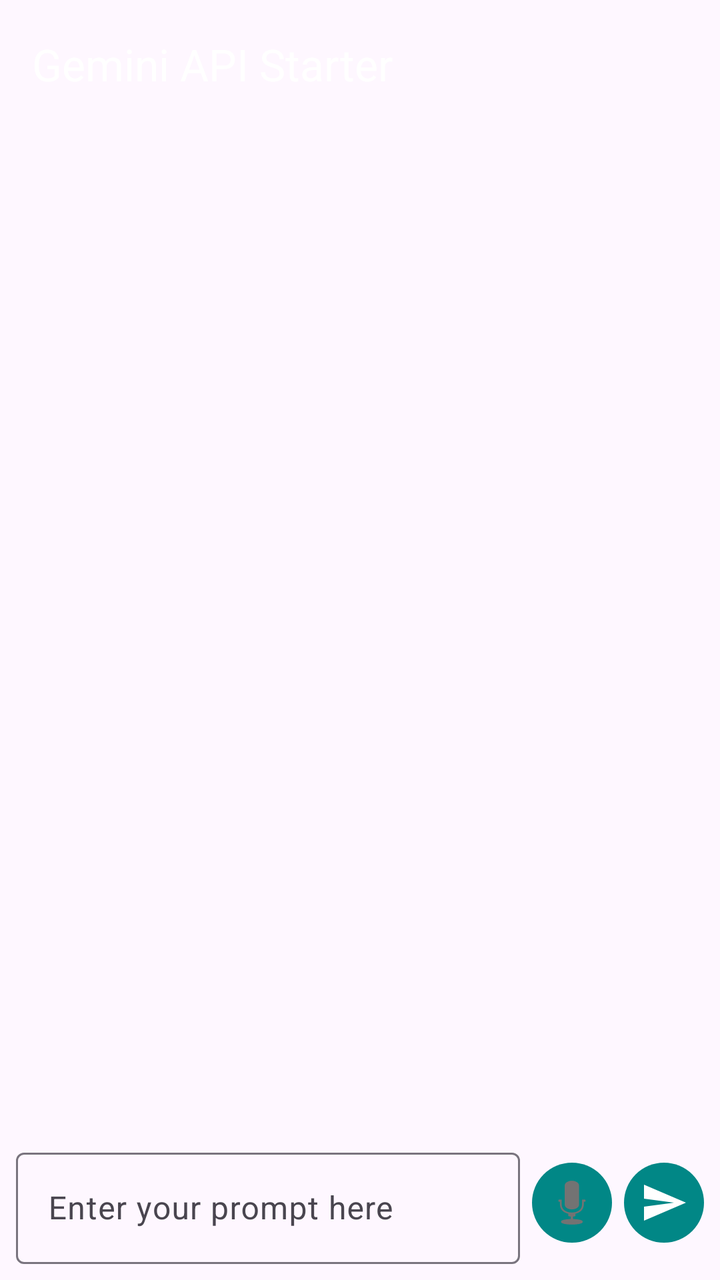
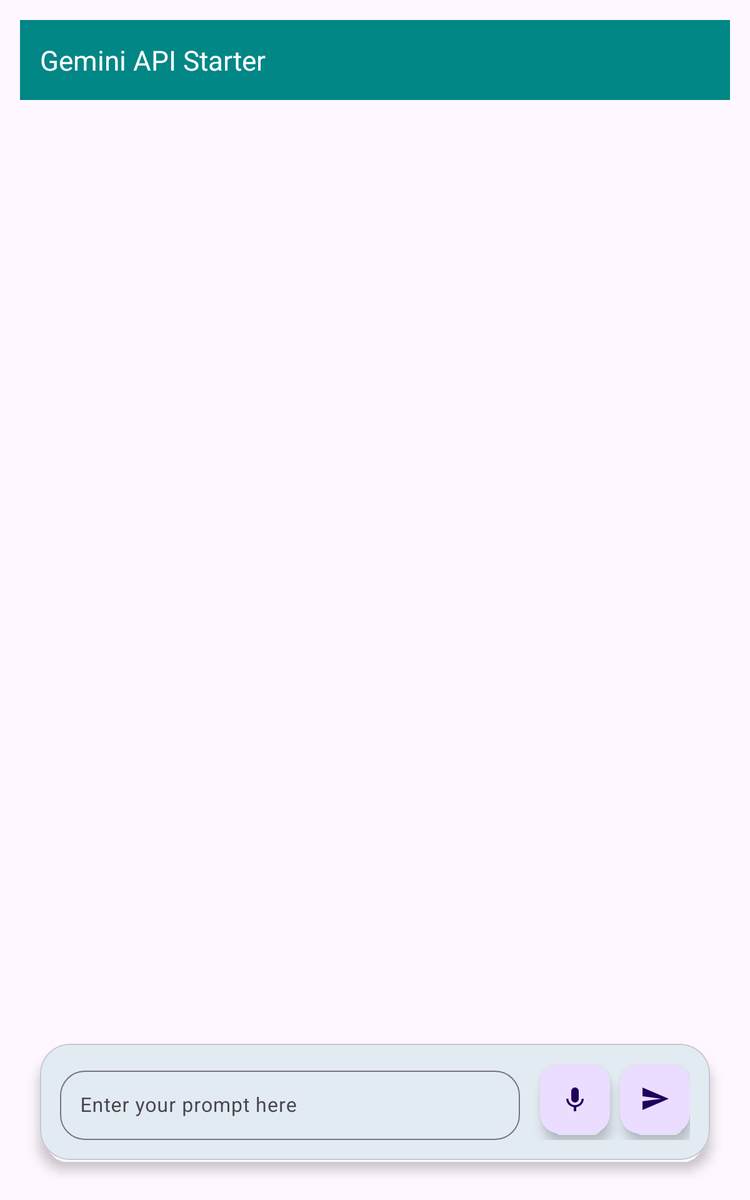

One screen, two layout resources from the same app: the default and the repository's alternative for another configuration. Each is rendered where Android would select it; the XML of both is given below.
<!-- AndroidManifest.xml: application theme Theme.GeminiAPIStarter -->
<!-- res/layout/activity_main.xml -->
<?xml version="1.0" encoding="utf-8"?>
<androidx.constraintlayout.widget.ConstraintLayout xmlns:android="http://schemas.android.com/apk/res/android"
    xmlns:app="http://schemas.android.com/apk/res-auto"
    android:id="@+id/main"
    android:layout_width="match_parent"
    android:layout_height="match_parent">

    <com.google.android.material.appbar.MaterialToolbar
        android:id="@+id/toolbar"
        android:layout_width="0dp"
        android:layout_height="wrap_content"
        android:theme="@style/ThemeOverlay.Material3.Dark.ActionBar"
        app:title="@string/app_name"
        app:layout_constraintTop_toTopOf="parent"
        app:layout_constraintStart_toStartOf="parent"
        app:layout_constraintEnd_toEndOf="parent" />

    <androidx.recyclerview.widget.RecyclerView
        android:id="@+id/chatRecycler"
        android:layout_width="0dp"
        android:layout_height="0dp"
        android:overScrollMode="never"
        app:layoutManager="androidx.recyclerview.widget.LinearLayoutManager"
        app:layout_constraintTop_toBottomOf="@id/toolbar"
        app:layout_constraintBottom_toTopOf="@+id/inputRow"
        app:layout_constraintStart_toStartOf="parent"
        app:layout_constraintEnd_toEndOf="parent"/>

    <LinearLayout
        android:id="@+id/inputRow"
        android:layout_width="0dp"
        android:layout_height="wrap_content"
        android:orientation="horizontal"
        android:gravity="center_vertical"
        android:padding="8dp"
        app:layout_constraintBottom_toBottomOf="parent"
        app:layout_constraintStart_toStartOf="parent"
        app:layout_constraintEnd_toEndOf="parent">

        <com.google.android.material.textfield.TextInputLayout
            android:id="@+id/promptEditTextLayout"
            style="@style/Widget.Material3.TextInputLayout.OutlinedBox"
            android:layout_width="0dp"
            android:layout_height="wrap_content"
            android:layout_weight="1"
            android:hint="@string/enter_your_prompt_here">

            <com.google.android.material.textfield.TextInputEditText
                android:id="@+id/promptEditText"
                android:layout_width="match_parent"
                android:layout_height="wrap_content"
                android:imeOptions="actionSend"
                android:inputType="textMultiLine"
                android:maxLines="5"/>

        </com.google.android.material.textfield.TextInputLayout>

        <ImageButton
            android:id="@+id/micButton"
            android:layout_width="40dp"
            android:layout_height="40dp"
            android:layout_marginStart="6dp"
            android:background="@drawable/rounded_btn_bg"
            android:contentDescription="@string/app_name"
            android:src="@android:drawable/ic_btn_speak_now" />

        <ImageButton
            android:id="@+id/sendButton"
            android:layout_width="40dp"
            android:layout_height="40dp"
            android:layout_marginStart="6dp"
            android:background="@drawable/rounded_btn_bg"
            android:contentDescription="@string/app_name"
            android:src="@drawable/baseline_send_24" />

    </LinearLayout>

    <ProgressBar
        android:id="@+id/progressBar"
        style="?android:attr/progressBarStyle"
        android:layout_width="36dp"
        android:layout_height="36dp"
        android:visibility="gone"
        app:layout_constraintBottom_toTopOf="@id/inputRow"
        app:layout_constraintEnd_toEndOf="parent"/>

</androidx.constraintlayout.widget.ConstraintLayout>
<!-- resources referenced by this layout -->
<resources>
  <!-- drawable baseline_send_24 (drawable) -->
  <vector xmlns:android="http://schemas.android.com/apk/res/android"
      android:width="24dp"
      android:height="24dp"
      android:viewportWidth="24"
      android:viewportHeight="24"
      android:tint="@color/white">
      <path
          android:fillColor="@color/white"
          android:pathData="M2,21l21,-9L2,3v7l15,2 -15,2v7z"/>
  </vector>
  <!-- drawable rounded_btn_bg (drawable) -->
  <?xml version="1.0" encoding="utf-8"?>
  <shape xmlns:android="http://schemas.android.com/apk/res/android">
      <corners android:radius="20dp"/>
      <solid android:color="?attr/colorPrimary"/>
  </shape>
  <string name="app_name">Gemini API Starter</string>
  <string name="enter_your_prompt_here">Enter your prompt here</string>
  <style name="Theme.GeminiAPIStarter" parent="Base.Theme.GeminiAPIStarter" />
  <color name="white">#FFFFFFFF</color>
  <style name="Base.Theme.GeminiAPIStarter" parent="Theme.Material3.DayNight.NoActionBar">
          <item name="colorPrimary">@color/teal_700</item>
          <item name="colorSurfaceVariant">@color/surface_variant</item>
      </style>
  <!-- from res/values-night/ (not used when drawing this layout) -->
  <color name="teal_700">#03DAC5</color>
</resources>
<!-- res/layout-sw600dp/activity_main.xml (the repository's variant of the layout above) -->
<!-- drawn on a 7-inch tablet held upright -->
<?xml version="1.0" encoding="utf-8"?>
<LinearLayout xmlns:android="http://schemas.android.com/apk/res/android"
    xmlns:app="http://schemas.android.com/apk/res-auto"
    xmlns:tools="http://schemas.android.com/tools"
    android:id="@+id/main"
    android:layout_width="match_parent"
    android:layout_height="match_parent"
    android:orientation="vertical"
    android:padding="16dp"
    tools:context=".MainActivity">

    
    <com.google.android.material.appbar.MaterialToolbar
        android:id="@+id/toolbar"
        android:layout_width="match_parent"
        android:layout_height="?attr/actionBarSize"
        android:background="?attr/colorPrimary"
        app:title="@string/app_name"
        app:titleTextColor="?attr/colorOnPrimary" />

    
    <androidx.recyclerview.widget.RecyclerView
        android:id="@+id/chatRecyclerView"
        android:layout_width="match_parent"
        android:layout_height="0dp"
        android:layout_weight="1"
        android:padding="16dp"
        android:clipToPadding="false"
        android:scrollbars="vertical"
        android:scrollbarStyle="outsideOverlay"
        android:scrollbarThumbVertical="?attr/colorPrimary"
        android:scrollbarTrackVertical="?attr/colorSurfaceVariant"
        tools:listitem="@layout/item_chat_message" />

    
    <com.google.android.material.card.MaterialCardView
        android:layout_width="match_parent"
        android:layout_height="wrap_content"
        android:layout_margin="16dp"
        app:cardCornerRadius="24dp"
        app:cardElevation="6dp">

        <LinearLayout
            android:layout_width="match_parent"
            android:layout_height="wrap_content"
            android:orientation="horizontal"
            android:padding="16dp">

            <com.google.android.material.textfield.TextInputLayout
                android:id="@+id/promptEditTextLayout"
                style="@style/ThemeOverlay.Material3.TextInputEditText.OutlinedBox"
                android:layout_width="0dp"
                android:layout_height="wrap_content"
                android:layout_weight="1"
                android:layout_marginEnd="16dp"
                android:hint="@string/enter_your_prompt_here"
                app:boxCornerRadiusTopStart="20dp"
                app:boxCornerRadiusTopEnd="20dp"
                app:boxCornerRadiusBottomStart="20dp"
                app:boxCornerRadiusBottomEnd="20dp">

                <com.google.android.material.textfield.TextInputEditText
                    android:id="@+id/promptEditText"
                    android:layout_width="match_parent"
                    android:layout_height="wrap_content"
                    android:inputType="textMultiLine"
                    android:maxLines="4" />
            </com.google.android.material.textfield.TextInputLayout>

            <com.google.android.material.floatingactionbutton.FloatingActionButton
                android:id="@+id/voiceButton"
                android:layout_width="wrap_content"
                android:layout_height="wrap_content"
                android:layout_marginEnd="8dp"
                android:src="@drawable/baseline_mic_24"
                app:fabSize="mini" />

            <com.google.android.material.floatingactionbutton.FloatingActionButton
                android:id="@+id/sendButton"
                android:layout_width="wrap_content"
                android:layout_height="wrap_content"
                android:src="@drawable/baseline_send_24" />

        </LinearLayout>

    </com.google.android.material.card.MaterialCardView>

    
    <ProgressBar
        android:id="@+id/progressBar"
        style="?android:attr/progressBarStyle"
        android:layout_width="wrap_content"
        android:layout_height="wrap_content"
        android:layout_gravity="center"
        android:visibility="gone" />

</LinearLayout>
<!-- resources referenced by the variant -->
<!-- as a 7-inch tablet held upright resolves them -->
<resources>
  <!-- drawable baseline_mic_24 (drawable) -->
  <vector xmlns:android="http://schemas.android.com/apk/res/android" android:height="24dp" android:tint="#888888" android:viewportHeight="24" android:viewportWidth="24" android:width="24dp">
        
      <path android:fillColor="@android:color/darker_gray" android:pathData="M12,15c1.66,0 2.99,-1.34 2.99,-3L15,6c0,-1.66 -1.34,-3 -3,-3S9,4.34 9,6v6c0,1.66 1.34,3 3,3zM17.3,12c0,3 -2.54,5.1 -5.3,5.1S6.7,15 6.7,12L5,12c0,3.42 2.72,6.23 6,6.72L11,22h2v-3.28c3.28,-0.48 6,-3.3 6,-6.72h-1.7z"/>
      
  </vector>
  <!-- drawable baseline_send_24 (drawable) -->
  <vector xmlns:android="http://schemas.android.com/apk/res/android"
      android:width="24dp"
      android:height="24dp"
      android:viewportWidth="24"
      android:viewportHeight="24"
      android:tint="@color/white">
      <path
          android:fillColor="@color/white"
          android:pathData="M2,21l21,-9L2,3v7l15,2 -15,2v7z"/>
  </vector>
  <string name="app_name">Gemini API Starter</string>
  <string name="enter_your_prompt_here">Enter your prompt here</string>
  <style name="Theme.GeminiAPIStarter" parent="Base.Theme.GeminiAPIStarter" />
  <color name="white">#FFFFFFFF</color>
  <style name="Base.Theme.GeminiAPIStarter" parent="Theme.Material3.DayNight.NoActionBar">
          <item name="colorPrimary">@color/teal_700</item>
          <item name="colorSurfaceVariant">@color/surface_variant</item>
      </style>
  <!-- from res/values-night/ (not used when drawing this layout) -->
  <color name="teal_700">#03DAC5</color>
</resources>
